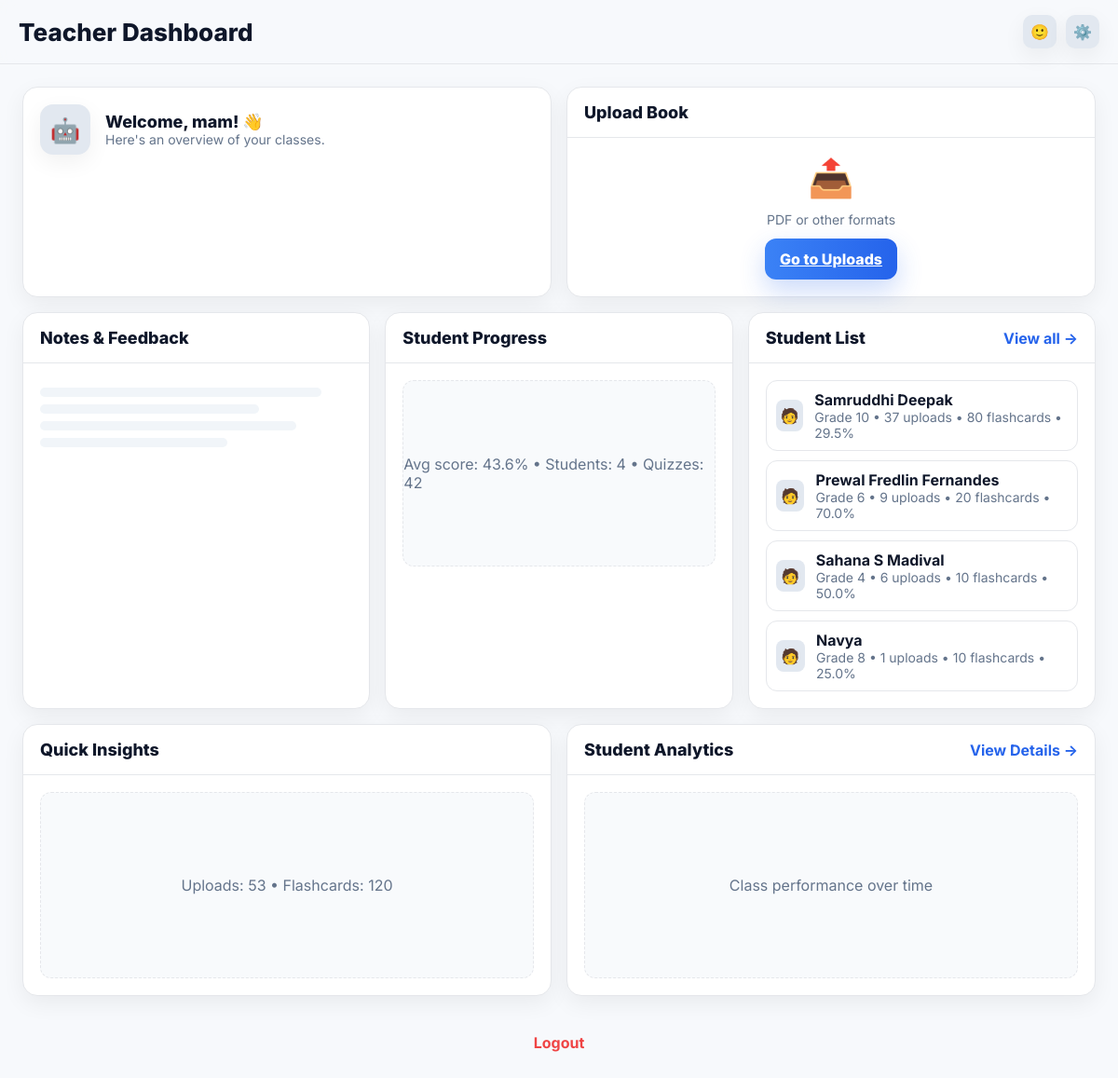
The page /dashboard/teacher (signed in) on the database as committed earlier.
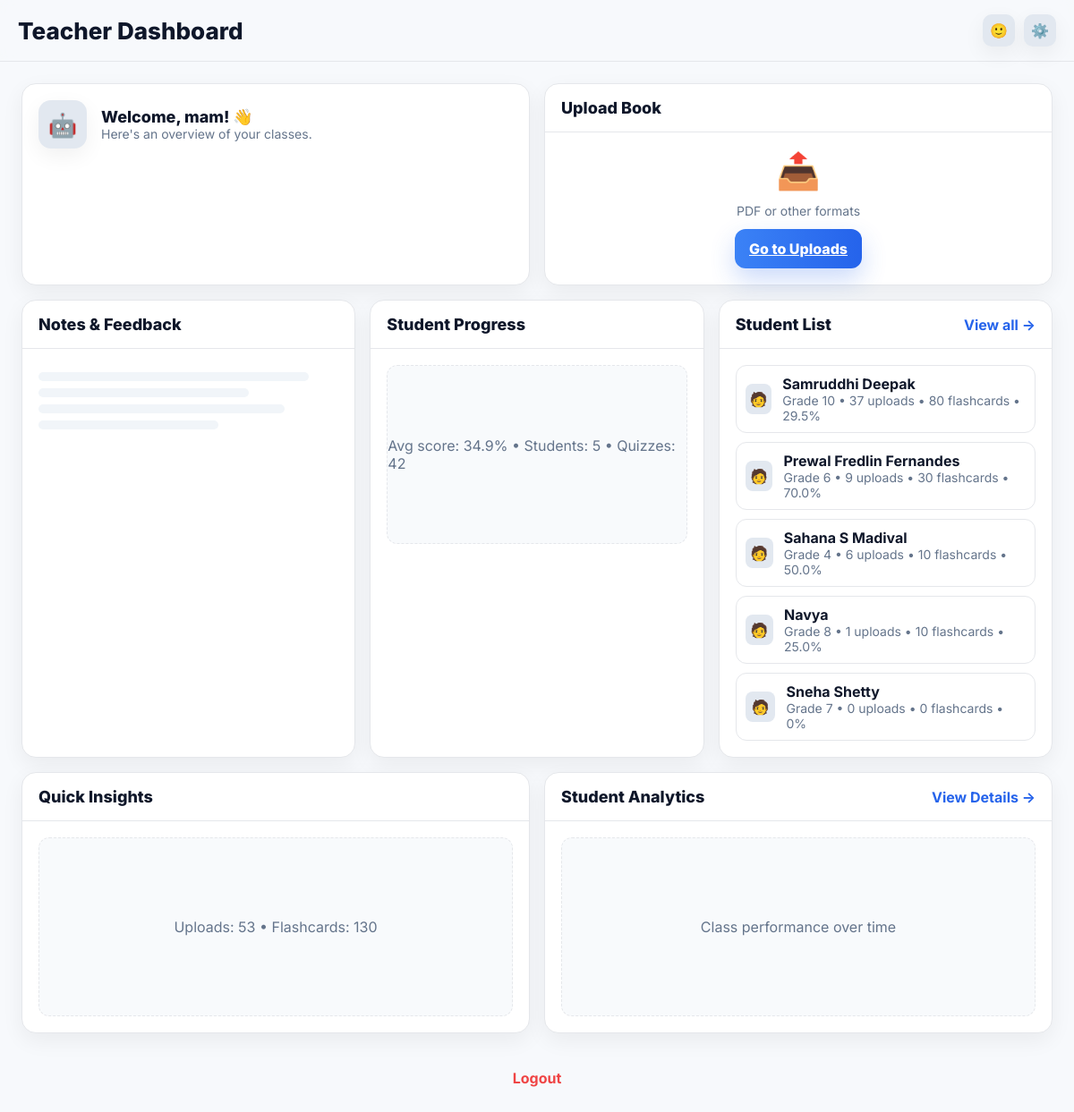
The same page on the database as committed later.
### tables this page shows
CREATE TABLE students (
        id INTEGER PRIMARY KEY AUTOINCREMENT,
        name TEXT NOT NULL,
        age INTEGER,
        grade TEXT,
        accessibility TEXT,
        email TEXT,
        phone TEXT,
        password_hash TEXT,
        created_at TEXT
    );

### app.py (the view)
@app.route("/dashboard/teacher")
@login_required(role="teacher")
def teacher_dashboard():
    user = session.get("user")
    conn = get_db()
    cur = conn.cursor()
    cur.execute("SELECT * FROM students ORDER BY datetime(created_at) DESC")
    students = cur.fetchall()
    recent_students = []
    total_uploads = 0
    total_flashcards = 0
    total_quizzes = 0
    total_scores = 0
    for student in students:
        sid = student["id"]
        cur.execute("SELECT COUNT(*) FROM uploads WHERE student_id = ?", (sid,))
        uploads_count = cur.fetchone()[0]
        total_uploads += uploads_count
        cur.execute("SELECT COALESCE(SUM(num_flashcards), 0) FROM flashcards WHERE student_id = ?", (sid,))
        fc_sum = cur.fetchone()[0] or 0
        total_flashcards += fc_sum
        cur.execute("SELECT score, total FROM quiz_attempts WHERE student_id = ?", (sid,))
        quizzes = cur.fetchall()
        q_count = len(quizzes)
        total_quizzes += q_count
        if q_count:
            total_scores += sum(q["score"] for q in quizzes) / sum(q["total"] for q in quizzes) if sum(q["total"] for q in quizzes) else 0
        avg_score_pct = 0
        if q_count and sum(q["total"] for q in quizzes):
            avg_score_pct = round((sum(q["score"] for q in quizzes) / sum(q["total"] for q in quizzes)) * 100, 1)
        activity_score = uploads_count + fc_sum + q_count
        recent_students.append({
            "id": sid,
            "name": student["name"],
            "grade": student["grade"] or "-",
            "uploads": uploads_count,
            "flashcards": fc_sum,
            "avg_score_pct": avg_score_pct,
            "activity": activity_score,
        })
    recent_students.sort(key=lambda s: s["activity"], reverse=True)
    recent_students = recent_students[:6]
    num_students = len(students)
    class_avg_pct = 0
    if num_students and total_quizzes:
        class_avg_pct = round((total_scores / num_students) * 100, 1)
    conn.close()
    return render_template(
        "teacher_dashboard.html",
        name=user.get("name"),
        recent_students=recent_students,
        num_students=num_students,
        total_uploads=total_uploads,
        total_flashcards=total_flashcards,
        total_quizzes=total_quizzes,
        class_avg_pct=class_avg_pct,
    )

### app.py (called while the page is built)
def get_db():
    conn = sqlite3.connect(DB)
    conn.row_factory = sqlite3.Row
    return conn

def login_required(role=None):
    def decorator(f):
        @wraps(f)
        def wrapped(*args, **kwargs):
            user = session.get("user")
            if not user:
                flash("Please log in first.")
                return redirect(url_for("index"))
            if role and user.get("role") != role:
                flash(f"Access restricted to {role}s only.")
                return redirect(url_for("index"))
            return f(*args, **kwargs)
        return wrapped
    return decorator

### templates/teacher_dashboard.html (shortened to what this page needs)
<!doctype html>
<html lang="en">
<head>
</head>
<body>
  <header class="header">
    <div class="header-inner">
      <h1 class="title">Teacher Dashboard</h1>
      <div class="icons">
        <div class="icon">🙂</div>
        <div class="icon">⚙️</div>
      </div>
    </div>
  </header>
  <main class="container">
    <div class="grid">
      <section class="card span-6">
        <div class="card-body welcome">
          <div class="avatar"></div>
          <div>
            <h2 class="card-title" style="margin:0">Welcome, {{ name }}! 👋</h2>
            <p class="card-sub">Here's an overview of your classes.</p>
          </div>
        </div>
      </section>
      <section class="card span-6">
        <div class="card-header">
          <h3 class="card-title">Upload Book</h3>
        </div>
        <div class="card-body upload-box">
          <div class="upload-icon">📤</div>
          <p class="card-sub" style="margin:4px 0 12px 0">PDF or other formats</p>
          <a class="btn btn-primary" href="{{ url_for('upload_books') }}">Go to Uploads</a>
        </div>
      </section>
      <section class="card span-4">
        <div class="card-header">
          <h3 class="card-title">Notes & Feedback</h3>
        </div>
        <div class="card-body">
          <div class="line" style="width:90%"></div>
          <div class="line" style="width:70%"></div>
          <div class="line" style="width:82%"></div>
          <div class="line" style="width:60%"></div>
        </div>
      </section>
      <section class="card span-4">
        <div class="card-header">
          <h3 class="card-title">Student Progress</h3>
        </div>
        <div class="card-body">
          <div class="chart">Avg score: {{ class_avg_pct or 0 }}% • Students: {{ num_students or 0 }} • Quizzes: {{ total_quizzes or 0 }}</div>
        </div>
      </section>
      <section class="card span-4">
        <div class="card-header">
          <h3 class="card-title">Student List</h3>
          <a href="{{ url_for('student_progress') }}" style="text-decoration:none;color:var(--primary);font-weight:700">View all →</a>
        </div>
        <div class="card-body list">
          {% if recent_students %}
            {% for s in recent_students %}
              <a href="{{ url_for('student_progress') }}?student_id={{ s.id }}" style="text-decoration:none;color:inherit">
                <div class="row"><div class="avatar-sm">🧑</div><div><strong>{{ s.name }}</strong><div class="card-sub">Grade {{ s.grade }} • {{ s.uploads }} uploads • {{ s.flashcards }} flashcards • {{ s.avg_score_pct }}%</div></div></div>
              </a>
            {% endfor %}
          {% else %}
            <div class="card-sub">No students yet.</div>
          {% endif %}
        </div>
      </section>
      <section class="card span-6">
        <div class="card-header">
          <h3 class="card-title">Quick Insights</h3>
        </div>
        <div class="card-body">
          <div class="chart">Uploads: {{ total_uploads or 0 }} • Flashcards: {{ total_flashcards or 0 }}</div>
        </div>
      </section>
      <section class="card span-6">
        <div class="card-header">
          <h3 class="card-title">Student Analytics</h3>
          <a href="{{ url_for('student_progress') }}" style="text-decoration:none;color:var(--primary);font-weight:700">View Details →</a>
        </div>
        <div class="card-body">
          <div class="chart">Class performance over time</div>
        </div>
      </section>
      <div class="span-12 footer">
        <a class="logout" href="{{ url_for('logout') }}">Logout</a>
      </div>
    </div>
  </main>
</body>
</html>

### templates/teacher_dashboard.html (style rules this page uses)
:root { --bg:#f7f9fc; --card:#ffffff; --text:#0f172a; --muted:#64748b; --border:#e5e7eb; --primary:#2563eb; --shadow:0 16px 40px rgba(2,6,23,0.08); --shadow-soft:0 8px 24px rgba(2,6,23,0.06); --danger:#ef4444; }
* { box-sizing:border-box }
html,body { height:100% }
body { margin:0;font-family:'Inter',system-ui,-apple-system,Segoe UI,Roboto,Arial,sans-serif;background:var(--bg);color:var(--text) }
.header { position:sticky;top:0;background:rgba(247,249,252,0.8);backdrop-filter:blur(8px);border-bottom:1px solid var(--border);z-index:10 }
.header-inner { max-width:1200px;margin:0 auto;padding:16px 20px;display:flex;align-items:center;justify-content:space-between }
.title { margin:0;font-size:26px;font-weight:800 }
.icons { display:flex;gap:10px }
.icon { width:36px;height:36px;border-radius:10px;background:#e2e8f0;display:flex;align-items:center;justify-content:center;box-shadow:var(--shadow-soft) }
.container { max-width:1200px;margin:0 auto;padding:24px }
.grid { display:grid;grid-template-columns:repeat(12,1fr);gap:16px }
.card { background:var(--card);border:1px solid var(--border);border-radius:16px;box-shadow:var(--shadow-soft) }
.card-header { padding:16px 18px;border-bottom:1px solid var(--border);display:flex;align-items:center;justify-content:space-between }
.card-title { margin:0;font-weight:800;font-size:18px }
.card-sub { margin:0;color:var(--muted);font-size:14px }
.card-body { padding:18px }
.span-6 { grid-column:span 6 }
.span-4 { grid-column:span 4 }
.span-12 { grid-column:span 12 }
.welcome { display:flex;align-items:center;gap:16px }
.avatar { width:54px;height:54px;border-radius:14px;background:#e2e8f0;display:flex;align-items:center;justify-content:center;box-shadow:var(--shadow-soft) }
.avatar::before { content:'🤖';font-size:26px }
.upload-box { display:grid;place-items:center;text-align:center;padding:18px }
.upload-icon { font-size:40px;margin-bottom:8px }
.btn { appearance:none;border:none;border-radius:12px;padding:12px 16px;font-weight:800;cursor:pointer }
.btn-primary { background:linear-gradient(90deg,#3b82f6,#2563eb);color:#fff;box-shadow:0 12px 28px rgba(37,99,235,0.24) }
.line { height:10px;background:#f1f5f9;border-radius:8px;margin:8px 0 }
.chart { height:200px;display:flex;align-items:center;justify-content:center;color:var(--muted);border:1px dashed #e5e7eb;border-radius:12px;background:#f8fafc }
.list { display:grid;gap:10px }
.row { display:flex;align-items:center;gap:12px;padding:10px;border:1px solid var(--border);border-radius:12px;background:#fff }
.avatar-sm { width:34px;height:34px;border-radius:8px;background:#e2e8f0;display:flex;align-items:center;justify-content:center }
.footer { padding:24px 20px;text-align:center }
.logout { color:var(--danger);text-decoration:none;font-weight:700 }

Rows that differ between the two databases and show on the page:
computed for students "Prewal Fredlin Fernandes": flashcards "20" → "30"
added students: name "Sneha Shetty", grade "7", uploads "0", flashcards "0", avg_score_pct "0"
Other text that changed with them:
{{ class_avg_pct or 0 }}: "43.6" → "34.9"
{{ num_students or 0 }}: "4" → "5"
{{ total_flashcards or 0 }}: "120" → "130"
